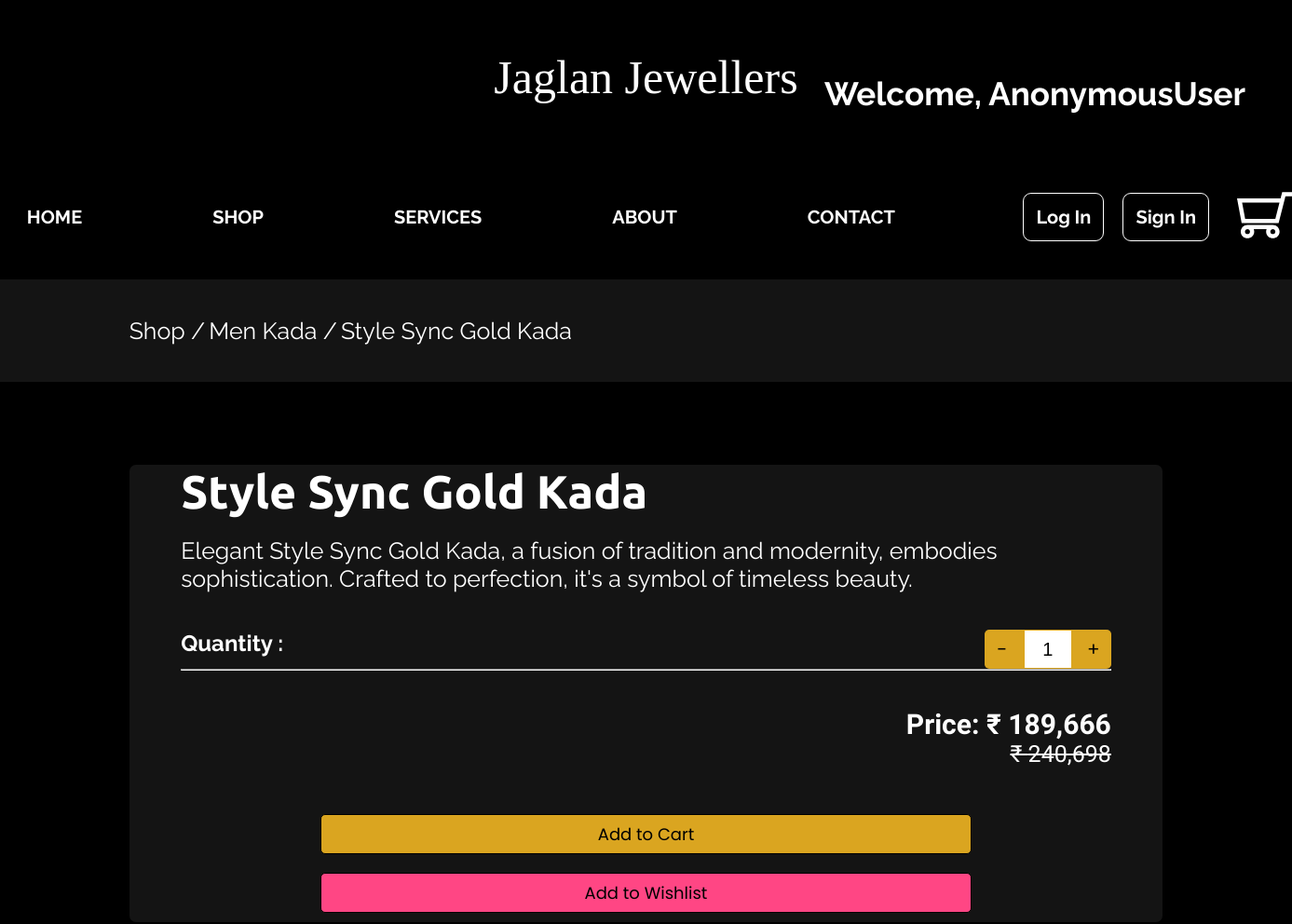
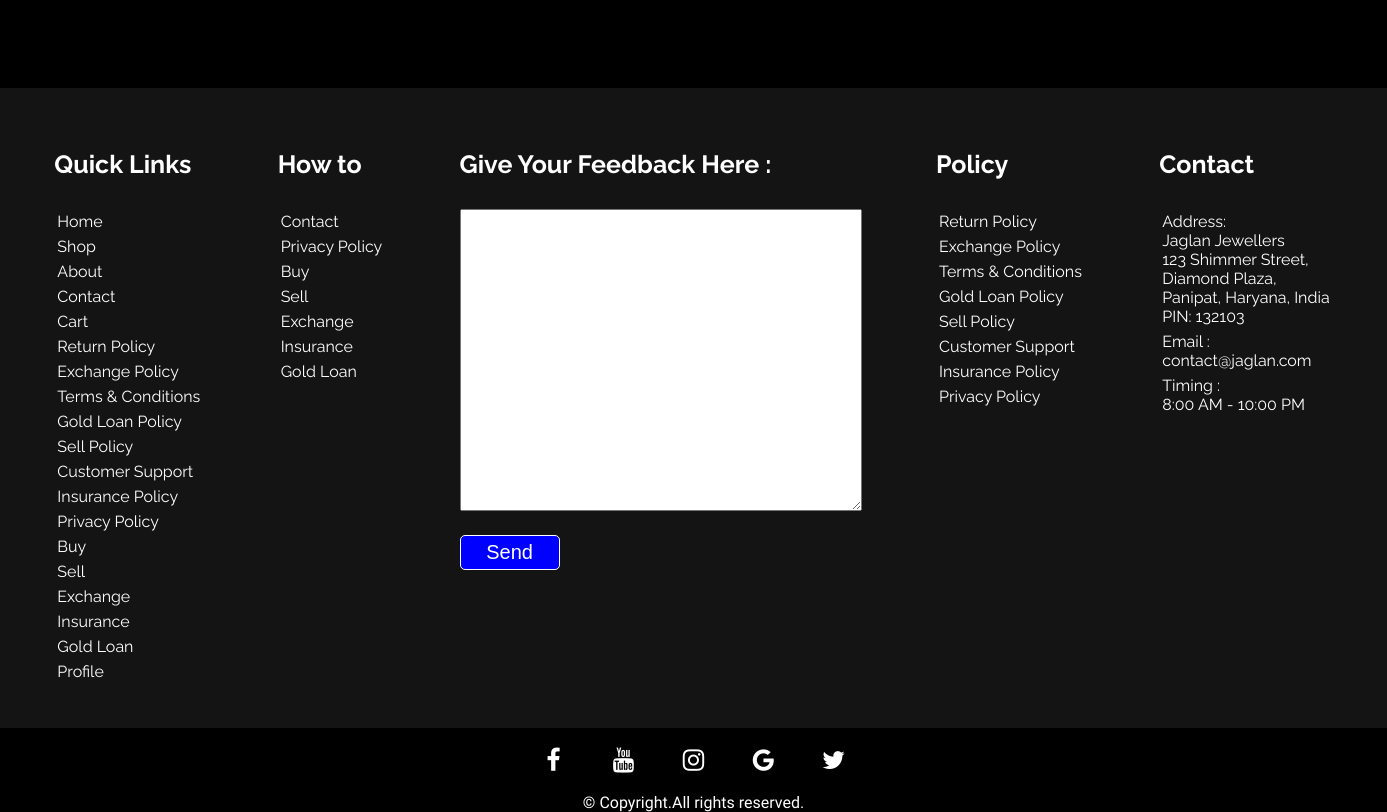
The app's page /shop/gents_kada/gents_kada2 with its own data (2 pictures, top to bottom).
### home/models.py (models this page shows, shortened)
class Product(models.Model):
    category = models.ForeignKey(Category, on_delete=models.CASCADE)
    slug = models.CharField(max_length=150, null=False, blank=False)
    name = models.CharField(max_length=150, null=False, blank=False)
    product_image = models.ImageField(upload_to=get_file_path, null=True, blank=False)
    small_description= models.CharField(max_length=250, null=False, blank=False)
    quantity= models.IntegerField(null=False, blank=False, default=1)
    description= models.TextField(max_length=1500, null=False, blank=False)
    original_price= models.FloatField(null=False, blank=False)
    selling_price= models.FloatField(null=False, blank=False)
    status= models.BooleanField(default=False, help_text="0=default, 1=Hidden")
    trending= models.BooleanField(default=False, help_text="0=default, 1=Trending")
    tag = models.CharField(max_length=150, null=False, blank=False)
    meta_title= models.CharField(max_length=150, null=False, blank=False)
    meta_keywords= models.CharField(max_length=150, null=False, blank=False)
    meta_description= models.TextField(max_length=500, null=False, blank=False)
    created_at= models.DateTimeField(auto_now_add=True)

class Category(models.Model):
    slug = models.CharField(max_length=150, null=False, blank=False)
    name = models.CharField(max_length=150, null=False, blank=False)
    image = models.ImageField(upload_to=get_file_path, null=True, blank=False)
    description= models.TextField(max_length=500, null=False, blank=False)
    status= models.BooleanField(default=False, help_text="0=default, 1=Hidden")
    trending= models.BooleanField(default=False, help_text="0=default, 1=Trending")
    meta_title= models.CharField(max_length=150, null=False, blank=False)
    meta_keywords= models.CharField(max_length=150, null=False, blank=False)
    meta_description= models.TextField(max_length=500, null=False, blank=False)
    created_at= models.DateTimeField(auto_now_add=True)

### home/views.py (the view)
# urls.py: path("shop/<slug:cate_slug>/<slug:pro_slug>",views.productdetail , name='productdetail'),
def productdetail(request, cate_slug, pro_slug):
    if(Category.objects.filter(slug=cate_slug, status=0)):
        if(Product.objects.filter(slug=pro_slug, status=0)):
            products= Product.objects.filter(slug=pro_slug, status=0).first()
            category_name= Category.objects.filter(slug=cate_slug).first()
            context = {'products':products, 'category_name': category_name}
        else:
            messages.error(request, "not found")
            return redirect("/shop")
    else:
        messages.error(request, "not found")
        return redirect("/shop")
    return render(request, "productdetail.html", context)

### templates/productdetail.html (shortened to what this page needs)
{% extends 'base.html' %}
{% load humanize %}
{% block body %}
<div class="nav2">
    <a class='a1' href="/shop">Shop /</a>
    <a href="{% url 'home:shopproducts' products.category.slug %}">{{ products.category.name}} /</a>
    <a href="{% url 'home:productdetail' products.category.slug products.slug %}"> {{ products.name}}</a>
</div>
<div class="product">
    <div class="product_data">
    <div class="details">
        <div class="productname">
           <b>{{ products.name }}</b>
        </div>
        <div class="smalldescription">
         {{ products.small_description }}
        </div>
        <div class="middle">
            <div class="added3">
                <h1>Quantity :</h1>
            </div>
            <div class="added2">
                <button class='decrease'>-</button>
                <input type="text" class='quantity' name='quantity'value='1'>
                <button class='increase'>+</button>
            </div>
        </div>
        <hr>
        <div class="prodprice">
            <div class="sellingprice">
                <b>Price:
                    &#8377;
                    {{ products.selling_price | stringformat:'d' | intcomma}}
                </b>
            </div>
            <div class="originalprice">
                <del>
                    &#8377;
                    {{ products.original_price | stringformat:'d'| intcomma }}
                </del>
            </div>
        </div>
         <div class="added">
            <button class='addtocartbtn' >Add to Cart</button>
            <button class='addtowishlistbtn' id="addtowish">Add to Wishlist</button>
         </div>
        </div>
   </div>
</div>
{% endblock body %}

### static/images/first.css (style rules this page uses)
* { margin: 0px; padding: 0px; }
body { background-color:rgb(0, 0, 0) ; display: flex; flex-direction: column; font-family: recursive; }
.nav2 { width: 100%; background: rgb(20, 20, 20); padding: 40px 0; }
.nav2 a { text-decoration: none; color: white; font-size: 25px; font-family: raleway; }
.nav2 .a1 { margin-left: 10%; }
.product { margin: 5% 10%; font-family: raleway; color: white; display: flex; justify-content: center; }
.details { display: flex; flex-direction: column; margin: 0 5%; }
.productname { font-size: 50px; font-family: ubuntu; margin-bottom: 20px; }
.smalldescription { font-size: 25px; }
.prodprice { display: flex; flex-direction: column; align-items: flex-end; font-size: 30px; margin: 40px 0; font-family: recursive; }
.originalprice { font-size: 25px; }
.added { display: flex; flex-direction: column; align-items: center; }
.added button { background-color: goldenrod; font-family: poppins; text-align: center; width: 70%; padding: 7px; color: rgb(0, 0, 0); border: 1px solid rgb(0, 0, 0); border-radius: 5px; font-size: 18px; text-decoration: none; margin: 10px 0; }
#addtowish { background-color: rgb(255, 70, 132); }
.increase { font-size: 20px; height: 40px; width: 38px; background-color: goldenrod; font-family: poppins; text-align: center; border: 1px solid goldenrod; color: rgb(0, 0, 0); border-radius: 5px; }
.decrease { font-size: 20px; height: 40px; width: 38px; background-color: goldenrod; font-family: poppins; text-align: center; border: 1px solid goldenrod; color: rgb(0, 0, 0); border-radius: 5px; }
.quantity { font-size: 20px; height: 40px; width: 50px; text-align: center; border: 1px solid goldenrod; }
.middle { display: flex; justify-content: space-between; margin-top: 40px; }
.added2 { background-color: goldenrod; border-radius: 5px; height: 42px; }
.product_data { display: flex; background: rgb(20, 20, 20); border-radius: 7px; justify-content: space-between; margin: 20px 0; }

### records on screen
Product: category.name "Men Kada", name "Style Sync Gold Kada", small_description "Elegant Style Sync Gold Kada, a fusion of tradition and modernity, embodies sophistication. Crafted to perfection, it's a symbol of timeless beauty.", selling_price "189,666", original_price "240,698"

### other values on screen
{{ request.user }} "AnonymousUser"
